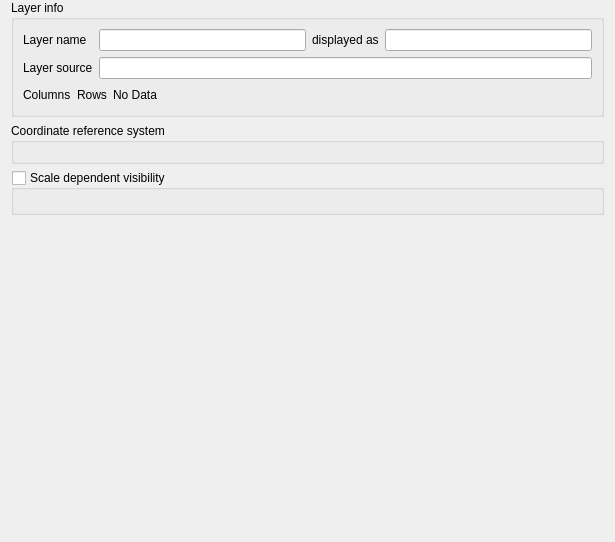
             <widget class="QWidget" name="scrollAreaWidgetContents_3">
              <property name="geometry">
               <rect>
                <x>0</x>
                <y>0</y>
                <width>615</width>
                <height>542</height>
               </rect>
              </property>
              <layout class="QVBoxLayout" name="verticalLayout_7">
               <property name="topMargin">
                <number>0</number>
               </property>
               <property name="bottomMargin">
                <number>0</number>
               </property>
               <item>
                <widget class="QgsCollapsibleGroupBox" name="mLayerInfoGrpBx">
                 <property name="title">
                  <string>Layer info</string>
                 </property>
                 <property name="syncGroup" stdset="0">
                  <string notr="true">rastergeneral</string>
                 </property>
                 <layout class="QGridLayout" name="gridLayout_4">
                  <item row="0" column="2">
                   <widget class="QLabel" name="label_8">
                    <property name="text">
                     <string>displayed as</string>
                    </property>
                   </widget>
                  </item>
                  <item row="0" column="3">
                   <widget class="QLineEdit" name="leDisplayName">
                    <property name="readOnly">
                     <bool>true</bool>
                    </property>
                   </widget>
                  </item>
                  <item row="0" column="0">
                   <widget class="QLabel" name="lblDisplayName">
                    <property name="text">
                     <string>Layer name</string>
                    </property>
                   </widget>
                  </item>
                  <item row="0" column="1">
                   <widget class="QLineEdit" name="mLayerOrigNameLineEd"/>
                  </item>
                  <item row="1" column="0">
                   <widget class="QLabel" name="lblLayerSource">
                    <property name="text">
                     <string>Layer source</string>
                    </property>
                   </widget>
                  </item>
                  <item row="1" column="1" colspan="3">
                   <widget class="QLineEdit" name="leLayerSource">
                    <property name="readOnly">
                     <bool>true</bool>
                    </property>
                   </widget>
                  </item>
                  <item row="2" column="0" colspan="4">
                   <layout class="QGridLayout" name="_4">
                    <item row="0" column="0">
                     <widget class="QLabel" name="lblColumns">
                      <property name="sizePolicy">
                       <sizepolicy hsizetype="Minimum" vsizetype="Minimum">
                        <horstretch>0</horstretch>
                        <verstretch>0</verstretch>
                       </sizepolicy>
                      </property>
                      <property name="text">
                       <string>Columns</string>
                      </property>
                     </widget>
                    </item>
                    <item row="0" column="1">
                     <widget class="QLabel" name="lblRows">
                      <property name="sizePolicy">
                       <sizepolicy hsizetype="Minimum" vsizetype="Minimum">
                        <horstretch>0</horstretch>
                        <verstretch>0</verstretch>
                       </sizepolicy>
                      </property>
                      <property name="text">
                       <string>Rows</string>
                      </property>
                     </widget>
                    </item>
                    <item row="0" column="2">
                     <widget class="QLabel" name="lblNoData">
                      <property name="sizePolicy">
                       <sizepolicy hsizetype="Minimum" vsizetype="Minimum">
                        <horstretch>0</horstretch>
                        <verstretch>0</verstretch>
                       </sizepolicy>
                      </property>
                      <property name="text">
                       <string>No Data</string>
                      </property>
                     </widget>
                    </item>
                    <item row="0" column="3">
                     <spacer name="horizontalSpacer_5">
                      <property name="orientation">
                       <enum>Qt::Horizontal</enum>
                      </property>
                      <property name="sizeHint" stdset="0">
                       <size>
                        <width>0</width>
                        <height>20</height>
                       </size>
                      </property>
                     </spacer>
                    </item>
                   </layout>
                  </item>
                 </layout>
                </widget>
               </item>
               <item>
                <widget class="QgsCollapsibleGroupBox" name="grpSRS">
                 <property name="title">
                  <string>Coordinate reference system</string>
                 </property>
                 <property name="syncGroup" stdset="0">
                  <string notr="true">rastergeneral</string>
                 </property>
                 <layout class="QVBoxLayout" name="verticalLayout_13">
                  <item>
                   <widget class="QgsProjectionSelectionWidget" name="mCrsSelector" native="true">
                    <property name="focusPolicy">
                     <enum>Qt::StrongFocus</enum>
                    </property>
                   </widget>
                  </item>
                 </layout>
                </widget>
               </item>
               <item>
                <widget class="QgsCollapsibleGroupBox" name="chkUseScaleDependentRendering">
                 <property name="title">
                  <string>Scale dependent visibility</string>
                 </property>
                 <property name="checkable">
                  <bool>true</bool>
                 </property>
                 <property name="checked">
                  <bool>false</bool>
                 </property>
                 <property name="syncGroup" stdset="0">
                  <string notr="true">rastergeneral</string>
                 </property>
                 <layout class="QGridLayout" name="_5">
                  <property name="margin">
                   <number>11</number>
                  </property>
                  <property name="verticalSpacing">
                   <number>6</number>
                  </property>
                  <item row="0" column="0" colspan="2">
                   <widget class="QgsScaleRangeWidget" name="mScaleRangeWidget" native="true">
                    <property name="toolTip">
                     <string/>
                    </property>
                    <property name="whatsThis">
                     <string/>
                    </property>
                   </widget>
                  </item>
                 </layout>
                </widget>
               </item>
               <item>
                <spacer name="verticalSpacer_3">
                 <property name="orientation">
                  <enum>Qt::Vertical</enum>
                 </property>
                 <property name="sizeHint" stdset="0">
                  <size>
                   <width>20</width>
                   <height>0</height>
                  </size>
                 </property>
                </spacer>
               </item>
              </layout>
             </widget>
